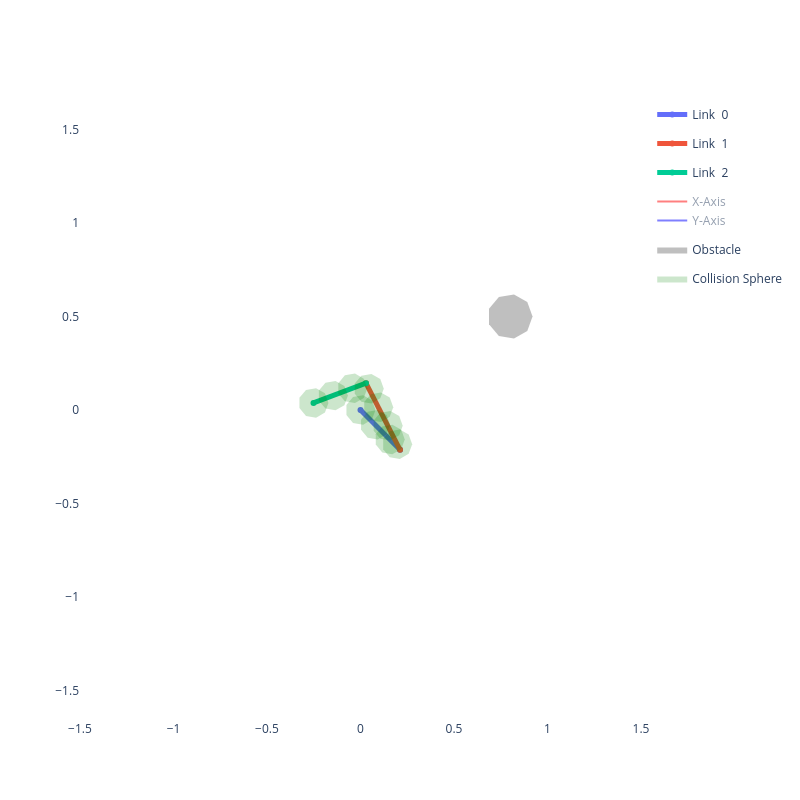

The code cell stored with this chart in its notebook:
### Code cell
# ---- Visualize random configuration ----
np.random.seed(42)
q_random = np.random.uniform(-np.pi, np.pi, size=(robot.n_dof,))
print(f"Random config: {np.round(q_random, 3)}")

viz = RobotViewer(q_random, robot, obstacles=obstacles)
viz.plot()

### Figure 1 — Plotly figure (JSON) as saved in the notebook; plotly's stock layout.template omitted (floating-point values rounded to 4 significant figures)
{"data": [{"line": {"width": 5}, "mode": "lines+markers", "name": "Link  0", "type": "scatter", "x": [0, 0.2115], "y": [0, -0.2127]}, {"line": {"width": 5}, "mode": "lines+markers", "name": "Link  1", "type": "scatter", "x": [0.2115, 0.02935], "y": [-0.2127, 0.1434]}, {"line": {"width": 5}, "mode": "lines+markers", "name": "Link  2", "type": "scatter", "x": [0.02935, -0.2514], "y": [0.1434, 0.03777]}, {"legendgroup": "frame", "line": {"color": "red"}, "mode": "lines", "name": "X-Axis", "showlegend": true, "type": "scatter", "visible": "legendonly", "x": [0, 0.07051], "y": [0, -0.07091]}, {"legendgroup": "frame", "line": {"color": "blue"}, "mode": "lines", "name": "Y-Axis", "showlegend": true, "type": "scatter", "visible": "legendonly", "x": [0, 0.07091], "y": [0, 0.07051]}, {"legendgroup": "frame", "line": {"color": "red"}, "mode": "lines", "name": "X-Axis", "showlegend": false, "type": "scatter", "visible": "legendonly", "x": [0.2115, 0.166], "y": [-0.2127, -0.1237]}, {"legendgroup": "frame", "line": {"color": "blue"}, "mode": "lines", "name": "Y-Axis", "showlegend": false, "type": "scatter", "visible": "legendonly", "x": [0.2115, 0.1225], "y": [-0.2127, -0.2583]}, {"legendgroup": "frame", "line": {"color": "red"}, "mode": "lines", "name": "X-Axis", "showlegend": false, "type": "scatter", "visible": "legendonly", "x": [0.02935, -0.06425], "y": [0.1434, 0.1082]}, {"legendgroup": "frame", "line": {"color": "blue"}, "mode": "lines", "name": "Y-Axis", "showlegend": false, "type": "scatter", "visible": "legendonly", "x": [0.02935, 0.06455], "y": [0.1434, 0.04977]}, {"legendgroup": "frame", "line": {"color": "red"}, "mode": "lines", "name": "X-Axis", "showlegend": false, "type": "scatter", "visible": "legendonly", "x": [-0.2514, -0.345], "y": [0.03777, 0.00257]}, {"legendgroup": "frame", "line": {"color": "blue"}, "mode": "lines", "name": "Y-Axis", "showlegend": false, "type": "scatter", "visible": "legendonly", "x": [-0.2514, -0.2162], "y": [0.03777, -0.05583]}, {"fill": "toself", "fillcolor": "gray", "legendgroup": "obstacle", "line": {"width": 0}, "mode": "lines", "name": "Obstacle", "opacity": 0.5, "type": "scatter", "x": [0.92, 0.8919, 0.8208, 0.74, 0.6872, 0.6872, 0.74, 0.8208, 0.8919, 0.92], "y": [0.5, 0.5771, 0.6182, 0.6039, 0.541, 0.459, 0.3961, 0.3818, 0.4229, 0.5]}, {"fill": "toself", "fillcolor": "green", "legendgroup": "sphere", "line": {"width": 0}, "mode": "lines", "name": "Collision Sphere", "opacity": 0.2, "showlegend": true, "type": "scatter", "x": [0.08, 0.06128, 0.01389, -0.04, -0.07518, -0.07518, -0.04, 0.01389, 0.06128, 0.08], "y": [0.0, 0.05142, 0.07878, 0.06928, 0.02736, -0.02736, -0.06928, -0.07878, -0.05142, -1.959e-17]}, {"fill": "toself", "fillcolor": "green", "legendgroup": "sphere", "line": {"width": 0}, "mode": "lines", "name": "Collision Sphere", "opacity": 0.2, "showlegend": false, "type": "scatter", "x": [0.1583, 0.1396, 0.09223, 0.03834, 0.003165, 0.003165, 0.03834, 0.09223, 0.1396, 0.1583], "y": [-0.07879, -0.02737, -9.494e-06, -0.009512, -0.05143, -0.1062, -0.1481, -0.1576, -0.1302, -0.07879]}, {"fill": "toself", "fillcolor": "green", "legendgroup": "sphere", "line": {"width": 0}, "mode": "lines", "name": "Collision Sphere", "opacity": 0.2, "showlegend": false, "type": "scatter", "x": [0.2367, 0.218, 0.1706, 0.1167, 0.0815, 0.0815, 0.1167, 0.1706, 0.218, 0.2367], "y": [-0.1576, -0.1062, -0.0788, -0.08831, -0.1302, -0.1849, -0.2269, -0.2364, -0.209, -0.1576]}, {"fill": "toself", "fillcolor": "green", "legendgroup": "sphere", "line": {"width": 0}, "mode": "lines", "name": "Collision Sphere", "opacity": 0.2, "showlegend": false, "type": "scatter", "x": [0.2763, 0.2576, 0.2102, 0.1563, 0.1212, 0.1212, 0.1563, 0.2102, 0.2576, 0.2763], "y": [-0.1831, -0.1316, -0.1043, -0.1138, -0.1557, -0.2104, -0.2524, -0.2619, -0.2345, -0.1831]}, {"fill": "toself", "fillcolor": "green", "legendgroup": "sphere", "line": {"width": 0}, "mode": "lines", "name": "Collision Sphere", "opacity": 0.2, "showlegend": false, "type": "scatter", "x": [0.2257, 0.207, 0.1596, 0.1057, 0.07056, 0.07056, 0.1057, 0.1596, 0.207, 0.2257], "y": [-0.08415, -0.03273, -0.005364, -0.01487, -0.05679, -0.1115, -0.1534, -0.1629, -0.1356, -0.08415]}, {"fill": "toself", "fillcolor": "green", "legendgroup": "sphere", "line": {"width": 0}, "mode": "lines", "name": "Collision Sphere", "opacity": 0.2, "showlegend": false, "type": "scatter", "x": [0.1751, 0.1564, 0.109, 0.05513, 0.01996, 0.01996, 0.05513, 0.109, 0.1564, 0.1751], "y": [0.01477, 0.06619, 0.09356, 0.08405, 0.04213, -0.01259, -0.05451, -0.06401, -0.03665, 0.01477]}, {"fill": "toself", "fillcolor": "green", "legendgroup": "sphere", "line": {"width": 0}, "mode": "lines", "name": "Collision Sphere", "opacity": 0.2, "showlegend": false, "type": "scatter", "x": [0.1245, 0.1058, 0.05842, 0.004533, -0.03064, -0.03064, 0.004533, 0.05842, 0.1058, 0.1245], "y": [0.1137, 0.1651, 0.1925, 0.183, 0.1411, 0.08633, 0.04441, 0.03491, 0.06227, 0.1137]}, {"fill": "toself", "fillcolor": "green", "legendgroup": "sphere", "line": {"width": 0}, "mode": "lines", "name": "Collision Sphere", "opacity": 0.2, "showlegend": false, "type": "scatter", "x": [0.03655, 0.01784, -0.02956, -0.08345, -0.1186, -0.1186, -0.08345, -0.02956, 0.01784, 0.03655], "y": [0.116, 0.1674, 0.1948, 0.1853, 0.1434, 0.08863, 0.04671, 0.03721, 0.06457, 0.116]}, {"fill": "toself", "fillcolor": "green", "legendgroup": "sphere", "line": {"width": 0}, "mode": "lines", "name": "Collision Sphere", "opacity": 0.2, "showlegend": false, "type": "scatter", "x": [-0.06745, -0.08616, -0.1336, -0.1874, -0.2226, -0.2226, -0.1874, -0.1336, -0.08616, -0.06745], "y": [0.07688, 0.1283, 0.1557, 0.1462, 0.1042, 0.04952, 0.007598, -0.001905, 0.02546, 0.07688]}, {"fill": "toself", "fillcolor": "green", "legendgroup": "sphere", "line": {"width": 0}, "mode": "lines", "name": "Collision Sphere", "opacity": 0.2, "showlegend": false, "type": "scatter", "x": [-0.1714, -0.1902, -0.2376, -0.2914, -0.3266, -0.3266, -0.2914, -0.2376, -0.1902, -0.1714], "y": [0.03777, 0.08919, 0.1166, 0.1071, 0.06513, 0.01041, -0.03151, -0.04102, -0.01365, 0.03777]}], "layout": {"height": 800, "paper_bgcolor": "white", "plot_bgcolor": "white", "showlegend": true, "width": 800, "xaxis": {"range": [-1.5, 1.5], "scaleanchor": "y", "scaleratio": 1, "showgrid": false, "zeroline": false}, "yaxis": {"range": [-1.5, 1.5], "scaleanchor": "x", "scaleratio": 1, "showgrid": false, "zeroline": false}}}
